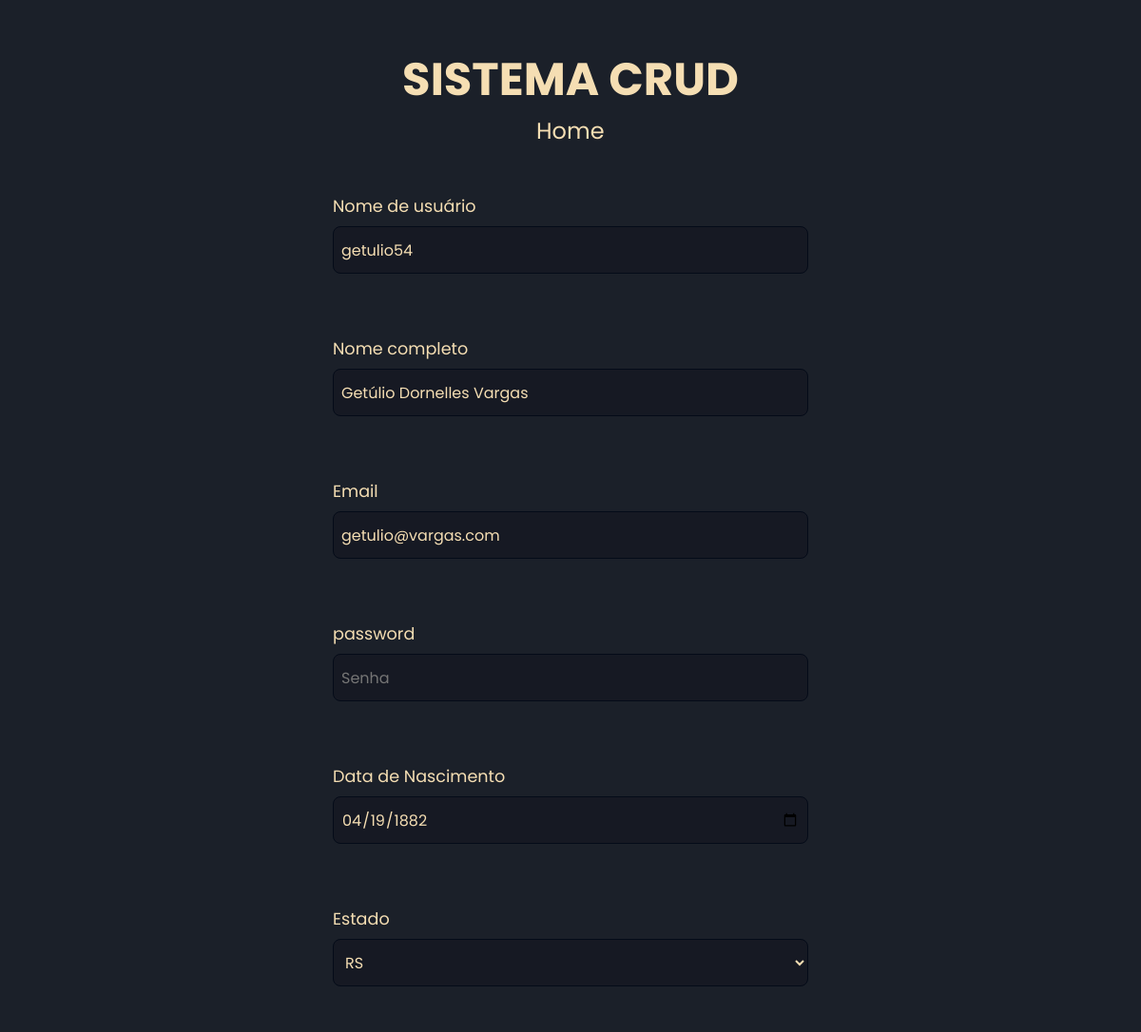
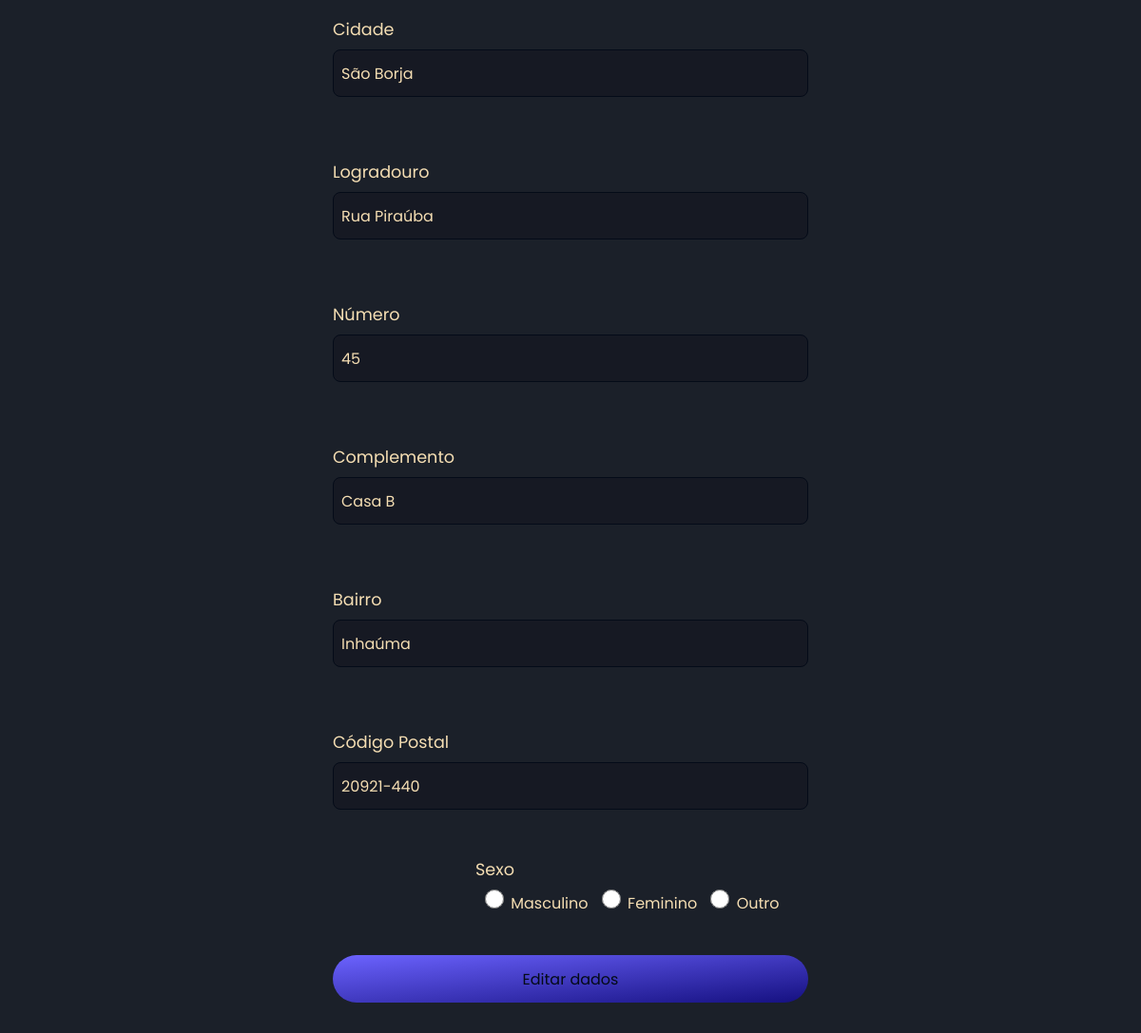
Page /edit.php?id=8 (signed in) on the committed database (2 pictures, top to bottom).
### tables this page shows
CREATE TABLE `user_info` (
  `user` varchar(240) NOT NULL,
  `id` int(11) NOT NULL,
  `adm` tinyint(1) DEFAULT NULL,
  `fullname` varchar(240) NOT NULL,
  `email` varchar(240) NOT NULL,
  `niver` date NOT NULL,
  `sexo` varchar(50) NOT NULL,
  `logradouro` varchar(340) NOT NULL,
  `casanum` varchar(240) NOT NULL,
  `complemento` varchar(160) DEFAULT NULL,
  `bairro` varchar(240) NOT NULL,
  `cidade` varchar(240) NOT NULL,
  `uf` varchar(160) NOT NULL,
  `cep` varchar(160) NOT NULL
);

### edit.php (the view, shortened to what this page needs)
<?php session_start();
    include_once("connection.php");
    $id = filter_input(INPUT_GET, 'id', FILTER_SANITIZE_NUMBER_INT);
    $query = "SELECT * FROM user_info WHERE id = '$id'";
    $v_exit = mysqli_query($conn, $query);
    $rowuser = mysqli_fetch_assoc($v_exit);
?>
<!DOCTYPE html>
<html lang="pt-br">
<head>
    <link rel="stylesheet" href="./assets/overall.css">
    <link rel="stylesheet" href="./assets/edit.css">
</head>
<body>
    <h1>SISTEMA CRUD</h1>
    <a id="home" href='home.php'>Home</a> <br><br>
    <form method="POST" action="procedit.php">
    <div id = "mainform">
        <label for = "login">
            <span>Nome de usuário</span>
            <input type="text" name="login" placeholder="Nome de usuário" value="<?php echo $rowuser['user']; ?>"><br><br>
        </label>
        <label for = "fullname">
            <span>Nome completo</span>
        <input type="text" name="fullname" placeholder="Nome completo" value="<?php echo $rowuser['fullname']; ?>"><br><br>
        </label>
        <label for = "email">
            <span>Email</span>
        <input type="email" name="email" placeholder="E-mail" value="<?php echo $rowuser['email']; ?>"><br><br>
        </label>
        <label for = "password">
            <span>password</span>
        <input type="password" name="password" minlength="8"  placeholder="Senha"><br><br>
        </label>
        <label for = "niver">
            <span>Data de Nascimento</span>
        <input type="date" name="niver" placeholder="Data de Nascimento" value="<?php echo $rowuser['niver']; ?>"><br><br>
        </label>
        <label for = "uf">
            <span>Estado</span>
        <select name="uf" id="uf" value="<?php echo $rowuser['uf']; ?>">
            <option value="<?php echo $rowuser['uf']; ?>"><?php echo $rowuser['uf']; ?></option>
        </select></label><br><br>
        <label for = "cidade">
            <span>Cidade</span>
        <input type="text" name="cidade" placeholder="Cidade" value="<?php echo $rowuser['cidade']; ?>"><br><br>
        </label>
        <label for = "logradouro">
            <span>Logradouro</span>
        <input type="text" name="logradouro" placeholder="Logradouro" value="<?php echo $rowuser['logradouro']; ?>"><br><br>
        </label>
        <label for = "casanum">
            <span>Número</span>
        <input type="text" name="casanum" placeholder="Número" value="<?php echo $rowuser['casanum']; ?>"><br><br>
        </label>
        <label for = "complemento">
            <span>Complemento</span>
        <input type="text" name="complemento" placeholder="Complemento" value="<?php echo $rowuser['complemento']; ?>"><br><br>
        </label>
        <label for = "bairro">
            <span>Bairro</span>
        <input type="text" name="bairro" placeholder="Bairro" value="<?php echo $rowuser['bairro']; ?>"><br><br>
        </label>
        <label for = "cep">
            <span>Código Postal</span>
        <input type="text" name="cep" placeholder="Código Postal" value="<?php echo $rowuser['cep']; ?>"><br><br>
        </label>
        </div>
        <div id = "dsexo">
        <label for = "sexo">
            <span>Sexo</span><br>
            <input type="radio" name="sexo" value="Masculino" > Masculino
            <input type="radio" name="sexo" value="Feminino"> Feminino
            <input type="radio" name="sexo" value="Não declarado"> Outro
        </label>
        </div>
        <br><br><br>
        <div id = "mainform">
        <input id="button" type="submit" value="Editar dados">
        </div>
    </form>
</body>
</html>

### assets/overall.css (style rules this page uses)
* { font-family: "Poppins", sans-serif; background: #1B2029; color: wheat; margin: 0; padding: 0; border: 0; box-sizing: border-box; text-decoration: none; }

### assets/edit.css (style rules this page uses)
h1 { width: 100%; text-align: center; margin-top: 3rem; font-size: 3rem; }
#home { text-align: center; margin-left: 47%; font-size: 1.5rem; transition: all .3s ease-in-out; }
#mainform { display: flex; flex-direction: column; align-items: center; }
#mainform label { display: flex; flex-direction: column; }
form label span { font-size: 1.1rem; margin-top: 1rem; }
form input, #button { background: #161923; width: 500px; height: 50px; padding: 0 0.5rem; margin-top: 0.5rem; font-size: 1rem; border: 1px solid #040B18; border-radius: 8px; outline: none; }
#uf { background: #161923; width: 500px; height: 50px; padding: 0 0.5rem; margin-top: 0.5rem; font-size: 1rem; border: 1px solid #040B18; border-radius: 8px; }
#dsexo { margin-left: 500px; align-items: center; height: 20px; }
input[name="sexo"] { margin-left: 10px; margin-right: 3px; width: 20px; height: 20px; }
#button { background: linear-gradient(to top left, #151080, #6C63FF); color: #040B18; cursor: pointer; border: none; align-items: center; margin-bottom: 2rem; border-radius: 25px; transition: all .3s ease-in-out; }

### rows in the picture
user_info: login "getulio54", fullname "Getúlio Dornelles Vargas", email "getulio@vargas.com", niver "04/19/1882", uf "RS", cidade "São Borja", logradouro "Rua Piraúba", casanum "45", complemento "Casa B", bairro "Inhaúma", cep "20921-440"
